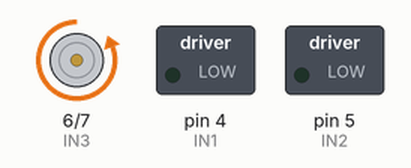
A sketch run on a simulated Arduino Uno, built with avr-gcc and run on an emulated ATmega328P. On the bench: motor-driver pin pairs drawn as motors (green arrow = first pin HIGH = forward, orange = second pin HIGH = backward, longer = more drive), switched loads named in the sketch (green lamp = pin HIGH).

Above: at 1.0 s.
Timing chart, 0 to 5.8 s (numbered marks = the images above):
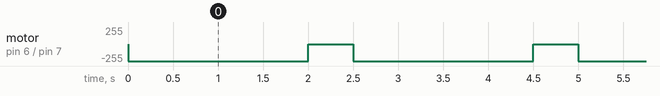

The sketch:

ponte_h_teste.ino
```cpp
//Programa : Controle 2 motores DC usando Ponte H L298N
//Autor : FILIPEFLOP

//Definicoes pinos Arduino ligados a entrada da Ponte H
int IN1 = 4;
int IN2 = 5;
int IN3 = 6;
int IN4 = 7;

void setup()
{
  //Define os pinos como saida
 pinMode(IN1, OUTPUT);
 pinMode(IN2, OUTPUT);
 pinMode(IN3, OUTPUT);
 pinMode(IN4, OUTPUT);
}

void loop()
{
 /*digitalWrite(IN1, LOW);
 digitalWrite(IN2, HIGH);
 digitalWrite(IN3, HIGH);
 digitalWrite(IN4, LOW);
 */


 //Gira o Motor B no sentido anti-horario
 digitalWrite(IN3, LOW);
 digitalWrite(IN4, HIGH);
 delay(2000);
 //Para o motor B
 digitalWrite(IN3, HIGH);
 digitalWrite(IN4, HIGH);
 delay(500);
}
```

Measured:
- by itself, motor on pin 6 (IN3) / pin 7 (IN4): alternates backward 255/255 for 2.0 s and stopped for 0.50 s
